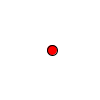
Frame 1 (no input)
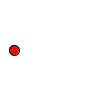
Frame 60 (the mouse pressed at the canvas centre just before this capture)
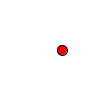
Frame 120 (the mouse held since frame 60 and released just before this capture)

The Processing sketch that drew these frames (run headless with seeded random() and noise(); from frame 60 on, the mouse is pressed at the canvas centre):

// Processing sketch: simpleBall
// ── simpleBall.pde
Ball myBall;

void setup(){
  size(100,100);
  myBall = new Ball();
}

void draw(){
  background(255);
  myBall.update();
  myBall.display();
}
//-InsertMemeHere
//In the torn apart area of grape country, the two factions; The Cabernet (reds) and The Grape Seeds(greens) are fighting each other. 
//The Cabernet seek to steal grapes and destroy the farms of the Grape Seeds. The Grape Seeds are making their grapes into medicine.
//The sheriff, Geoffrey the Kid from the Grape Drank (purple) faction seeks to stop The Cabernet. His first stop leads him to a 
//member of The Cabernet who fires at him. Geoffrey is quick to end him, and he continues his search for The Cabernet leader, 
//John Hiccup Adams. The Kid is stopped by a wall with an enemy on top. The Kid dispatches him and looks for a way to clear the wall.
//Geoffrey sees a box of TNT on the top of the wall, he fires and instantly an explosion destroyed the majority of the wall. 
//Geoffrey continues to get to the saloon. At the front of the saloon are two reds, Geoffrey takes cover and wins the unfavourable 
//fight.just as The Kid leaves the cover, Adams slides under the saloon door. Geoffrey prepares to duel against Adams, but when The Kid
//enters he is hauled by a rocket powered piano and a red standing on top of it. The Kid shoots the red standing on top but as he 
//shoots the piano, the bullet does nothing. The Kid quickly learns to jump on top of the piano and escapes the saloon. As The Kid 
//lands he sees the back of his enemy. A breeze kicks in and Adams turns around, and faces the man who he is about to duel. "You're 
//making a mistake The Kid", Adams pleads. Adams explains " The Grape Seeds are using you, join me and stop them". The Kid doesn't
//believe his story, " Fine!" Adams yells and then shoots at The Kid. They duel, The Kid is out gunned but not out skilled. The Kid 
//wins the duel, and with Adams' final words he says " you f..foo.ol..fool". The leader of The Grape Seeds appears out of nowhere, 
//with a evil laugh he says " You have fallen for my plans, and now i have won". The Kid is filled with shock and horror, as The 
//Grape Seed explains more. The Grape Seeds have been lying to all the people in Grape Country, saying their grapes can be medicine 
//when they're just normal grapes. The Grape Seeds have been making profits off the misfortune and illnesses of others. The Cabernet
//were attempting to stop their evil deeds, while their wine profits got to rebuilding the torn apart area of Grape Country. 
//suddently The Kid is shot and blacks out. The Kid finds himself in a saloon, where he is given the best Grape Drank brand Grape 
//Drank he has ever had. Geoffrey sees beautiful colours everywhere, until the leader of The Grape Seeds knocks the drink out of his 
//hands. The Kid pulls out his gun and is about to shoot the Leader, but then he wakes up. The Kid is still on the ground where he 
//was shot. He over hears the leader talking to a henchmen about how they have been putting funds into the Lazarous Device, a 
//machine that allows you to live forever and is fulled by uranium . The henchment is warning the leader that the machine wasn't 
//sealed properly when he went into it. The Kid gets up and tries to shoot the leader, but the leader starts freaking out and his 
//body starts changing. The leader is now a dragon. As The Kid fends off the dragon, the henchmen runs away. The Kid's bullets will
//are not harming the dragon. The dragon lets out a giant ball of fire and The Kid gets the idea to shoot his mouth. The dragon 
//flinches in pain. The Kid now has the means to end this fight. After the last hit is strung, the leader turns back to normal and 
//with his last words he says " you pooppy head, i'm telling mum".       
// ── Ball.pde
class Ball {
  float x, y, r, v;
  color c;
  
  Ball () {
    x = width/2;
    y= height/2;
    r = 10;
    v = 2;
    c = color(255,0,0);
  }
  
  void update () {
    x += v;
    if (x > width - r) v *= -1;
    else if (x < r) v *= -1;
  }
  
  void display () {
    fill(c);
    ellipse (x, y, r, r);
  }
}

void keyPressed() {
if ((key == 'R') || (key == 'r')) {
javax.swing.JOptionPane.showMessageDialog(null, " Saad+Brady = famz");
exit();
}
}
